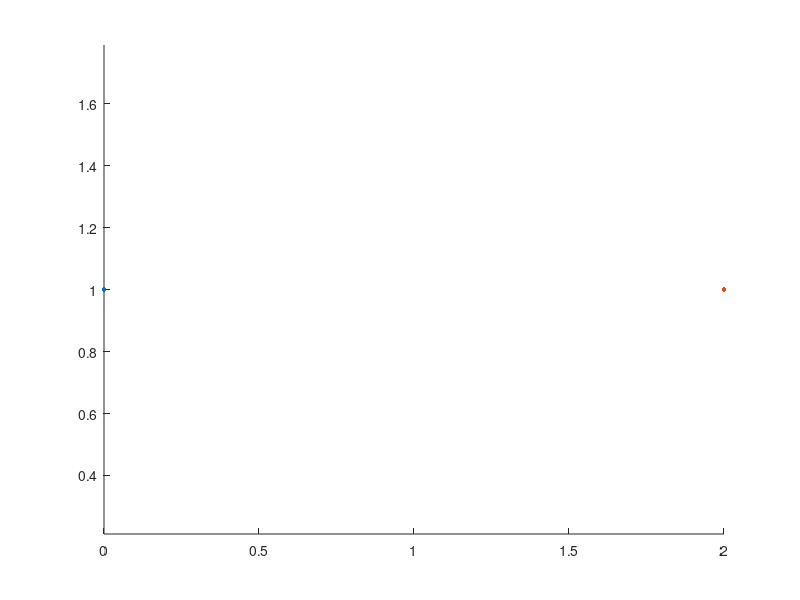

MATLAB code to generate this figure:
function res = Batch()
res = 0
figure; hold on; axis equal;
plot([0 0],[1 1], 'LineWidth', 2, 'Marker', '.', 'MarkerSize', 10)
plot([2 2],[1 1], 'LineWidth', 2, 'Marker', '.', 'MarkerSize', 10)
